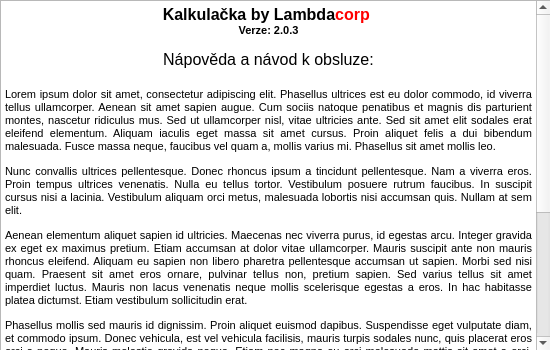
<?xml version="1.0" encoding="UTF-8"?>
<ui version="4.0">
 <class>HelpWindow</class>
 <widget class="QDialog" name="HelpWindow">
  <property name="geometry">
   <rect>
    <x>0</x>
    <y>0</y>
    <width>550</width>
    <height>350</height>
   </rect>
  </property>
  <property name="windowTitle">
   <string>Help</string>
  </property>
  <widget class="QTextBrowser" name="textBrowser">
   <property name="geometry">
    <rect>
     <x>0</x>
     <y>0</y>
     <width>551</width>
     <height>351</height>
    </rect>
   </property>
   <property name="html">
    <string>&lt;!DOCTYPE HTML PUBLIC &quot;-//W3C//DTD HTML 4.0//EN&quot; &quot;http://www.w3.org/TR/REC-html40/strict.dtd&quot;&gt;
&lt;html&gt;&lt;head&gt;&lt;meta name=&quot;qrichtext&quot; content=&quot;1&quot; /&gt;&lt;style type=&quot;text/css&quot;&gt;
p, li { white-space: pre-wrap; }
&lt;/style&gt;&lt;/head&gt;&lt;body style=&quot; font-family:'MS Shell Dlg 2'; font-size:7.8pt; font-weight:400; font-style:normal;&quot;&gt;
&lt;p align=&quot;center&quot; style=&quot; margin-top:0px; margin-bottom:0px; margin-left:0px; margin-right:0px; -qt-block-indent:0; text-indent:0px;&quot;&gt;&lt;span style=&quot; font-size:12pt; font-weight:600;&quot;&gt;Kalkulačka by Lambda&lt;/span&gt;&lt;span style=&quot; font-size:12pt; font-weight:600; color:#ff0000;&quot;&gt;corp&lt;/span&gt;&lt;span style=&quot; font-size:12pt; font-weight:600;&quot;&gt; &lt;/span&gt;&lt;/p&gt;
&lt;p align=&quot;center&quot; style=&quot; margin-top:0px; margin-bottom:0px; margin-left:0px; margin-right:0px; -qt-block-indent:0; text-indent:0px;&quot;&gt;&lt;span style=&quot; font-size:8pt; font-weight:600;&quot;&gt;Verze: 2.0.3&lt;/span&gt;&lt;/p&gt;
&lt;p align=&quot;center&quot; style=&quot;-qt-paragraph-type:empty; margin-top:0px; margin-bottom:0px; margin-left:0px; margin-right:0px; -qt-block-indent:0; text-indent:0px; font-size:8pt; font-weight:600;&quot;&gt;&lt;br /&gt;&lt;/p&gt;
&lt;p align=&quot;center&quot; style=&quot; margin-top:0px; margin-bottom:0px; margin-left:0px; margin-right:0px; -qt-block-indent:0; text-indent:0px;&quot;&gt;&lt;span style=&quot; font-size:12pt;&quot;&gt;Nápověda a návod k obsluze:&lt;/span&gt;&lt;/p&gt;
&lt;p align=&quot;center&quot; style=&quot;-qt-paragraph-type:empty; margin-top:0px; margin-bottom:0px; margin-left:0px; margin-right:0px; -qt-block-indent:0; text-indent:0px; font-size:12pt;&quot;&gt;&lt;br /&gt;&lt;/p&gt;
&lt;p align=&quot;justify&quot; style=&quot; margin-top:0px; margin-bottom:0px; margin-left:0px; margin-right:0px; -qt-block-indent:0; text-indent:0px;&quot;&gt;&lt;a name=&quot;lipsum&quot;&gt;&lt;/a&gt;&lt;span style=&quot; font-size:8pt;&quot;&gt;L&lt;/span&gt;&lt;span style=&quot; font-size:8pt;&quot;&gt;orem ipsum dolor sit amet, consectetur adipiscing elit. Phasellus ultrices est eu dolor commodo, id viverra tellus ullamcorper. Aenean sit amet sapien augue. Cum sociis natoque penatibus et magnis dis parturient montes, nascetur ridiculus mus. Sed ut ullamcorper nisl, vitae ultricies ante. Sed sit amet elit sodales erat eleifend elementum. Aliquam iaculis eget massa sit amet cursus. Proin aliquet felis a dui bibendum malesuada. Fusce massa neque, faucibus vel quam a, mollis varius mi. Phasellus sit amet mollis leo. &lt;/span&gt;&lt;/p&gt;
&lt;p align=&quot;justify&quot; style=&quot; margin-top:12px; margin-bottom:12px; margin-left:0px; margin-right:0px; -qt-block-indent:0; text-indent:0px;&quot;&gt;&lt;span style=&quot; font-size:8pt;&quot;&gt;Nunc convallis ultrices pellentesque. Donec rhoncus ipsum a tincidunt pellentesque. Nam a viverra eros. Proin tempus ultrices venenatis. Nulla eu tellus tortor. Vestibulum posuere rutrum faucibus. In suscipit cursus nisi a lacinia. Vestibulum aliquam orci metus, malesuada lobortis nisi accumsan quis. Nullam at sem elit. &lt;/span&gt;&lt;/p&gt;
&lt;p align=&quot;justify&quot; style=&quot; margin-top:12px; margin-bottom:12px; margin-left:0px; margin-right:0px; -qt-block-indent:0; text-indent:0px;&quot;&gt;&lt;span style=&quot; font-size:8pt;&quot;&gt;Aenean elementum aliquet sapien id ultricies. Maecenas nec viverra purus, id egestas arcu. Integer gravida ex eget ex maximus pretium. Etiam accumsan at dolor vitae ullamcorper. Mauris suscipit ante non mauris rhoncus eleifend. Aliquam eu sapien non libero pharetra pellentesque accumsan ut sapien. Morbi sed nisi quam. Praesent sit amet eros ornare, pulvinar tellus non, pretium sapien. Sed varius tellus sit amet imperdiet luctus. Mauris non lacus venenatis neque mollis scelerisque egestas a eros. In hac habitasse platea dictumst. Etiam vestibulum sollicitudin erat. &lt;/span&gt;&lt;/p&gt;
&lt;p align=&quot;justify&quot; style=&quot; margin-top:12px; margin-bottom:12px; margin-left:0px; margin-right:0px; -qt-block-indent:0; text-indent:0px;&quot;&gt;&lt;span style=&quot; font-size:8pt;&quot;&gt;Phasellus mollis sed mauris id dignissim. Proin aliquet euismod dapibus. Suspendisse eget vulputate diam, et commodo ipsum. Donec vehicula, est vel vehicula facilisis, mauris turpis sodales nunc, quis placerat eros orci a neque. Mauris molestie gravida neque. Etiam nec magna eu orci malesuada mattis sit amet a orci. Etiam euismod, lectus id suscipit congue, libero velit consectetur velit, at tincidunt velit nisi sit amet tortor. In feugiat, eros ac mollis vestibulum, massa mauris facilisis odio, eu tristique mauris ligula eget diam. Aenean consectetur eget justo vel pharetra. Sed elementum eros sit amet ante rhoncus, vel lobortis nulla luctus. Phasellus mollis tristique orci sed ultrices. Praesent vulputate mauris sed metus ultrices, congue maximus sem faucibus. Integer blandit purus eget blandit pellentesque. Proin justo dolor, gravida non neque eget, ullamcorper tristique turpis. Pellentesque quis dapibus ex, in consequat libero. Nam efficitur massa ac augue volutpat blandit. &lt;/span&gt;&lt;/p&gt;
&lt;p align=&quot;justify&quot; style=&quot; margin-top:12px; margin-bottom:12px; margin-left:0px; margin-right:0px; -qt-block-indent:0; text-indent:0px;&quot;&gt;&lt;span style=&quot; font-size:8pt;&quot;&gt;Nullam leo ligula, volutpat et mi a, scelerisque posuere ante. Nullam ultricies aliquet est sed faucibus. Curabitur ac felis sem. Fusce a ex malesuada, efficitur justo eu, aliquet justo. Maecenas dapibus est lorem, quis sagittis libero facilisis non. Nam ut justo vitae purus egestas vestibulum. Donec euismod et lorem vel blandit. Suspendisse imperdiet ullamcorper felis sed faucibus. Ut dignissim felis vel consequat varius. Suspendisse hendrerit justo vel dolor eleifend lacinia. Curabitur egestas, enim id posuere aliquet, odio est accumsan tortor, at interdum leo augue et turpis. Sed condimentum lacus ex, id varius leo egestas quis. Sed aliquet orci eu metus ullamcorper lobortis. In lacinia velit sit amet risus volutpat, eget volutpat dui malesuada. Nunc facilisis bibendum lorem non varius. &lt;/span&gt;&lt;/p&gt;&lt;/body&gt;&lt;/html&gt;</string>
   </property>
  </widget>
 </widget>
 <resources/>
 <connections/>
</ui>
